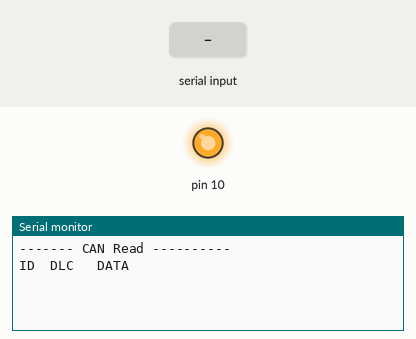
Simulated run of this sketch. Board: Arduino Uno, built with avr-gcc and run on an emulated ATmega328P. Shown: output pins drawn as LEDs (lit = HIGH), the last lines printed to the serial monitor. The test bench sets the inputs (shaded band).

Above: at 2.2 s.
2.3 s: "M90\n" received over Serial
At 3.4 s:
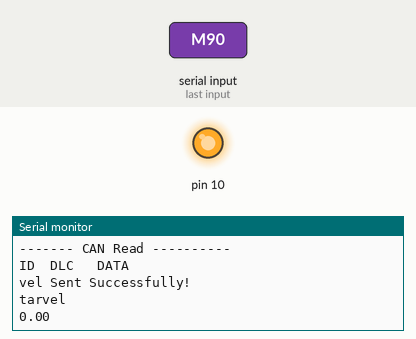
3.8 s: "p90\n" received over Serial
At 5.4 s:
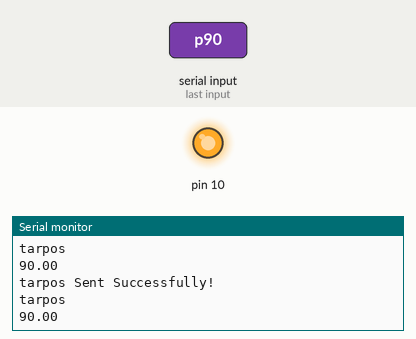

Measured:
- after the input at 2.3 s, the serial monitor: prints a new line at once (image 1)
- after the input at 3.8 s, the serial monitor: prints a new line at once (image 2)

The sketch:

can_tx_rx_mcp.ino
```cpp
#include<SPI.h>
#include<mcp2515.h>

/*
 *  author bostonrob
 *  2023.0.29
 */
struct can_frame canMsg,frame_tx;

//this is help to tranfer data type in fast way
union{
  float f;
  char buf[4];
}dataTrans;

enum ControlMode{
  vel_mode=0x02,
  pos_mode
};

enum Status{
  idle_mode=0x01,
  closeloop_mode=0x08
};

unsigned long previousMillis = 0; //
const unsigned long interval = 10000; //

float pos=0;
float vel=0;
float tarpos=0;
float tarvel=0;
String buf;

MCP2515 mcp2515(10);

void setup() {
  // put your setup code here, to run once:
  while(!Serial); //open serial
  Serial.begin(9600);
  SPI.begin();
  mcp2515.reset();
  mcp2515.setBitrate(CAN_250KBPS,MCP_8MHZ);
  mcp2515.setNormalMode();
  Serial.println("------- CAN Read ----------");
  Serial.println("ID  DLC   DATA");
  //set_axis_status(frame_tx);
  delay(1000);
  // set_control_mode(frame_tx);


}

void loop() {
 // unsigned long currentMillis = millis(); // get current time
  // put your main code here, to run repeatedly: this function will be blcok in 10ms maybe
    Getpoistion(canMsg);
    uartReceive();
   if(buf.length() > 0)
   {
      //buf=buf.substring(0,buf.length()-1);//截取字符串，舍弃最后一位 回车符
      // Run calibration sequence
       if(buf[0] == 'M' )
      {
        //解析
        buf.remove(0,1);
        int mode=buf.toInt();
        switch (mode){
          case 1:
            Serial.println("position mode");
            setControlmode(frame_tx,pos_mode);
            delay(1000);
            break;
          case 2:
            Serial.println("velocity mode");
            setControlmode(frame_tx,vel_mode);
            delay(1000);
            break;
          default:
            break;
        }
        buf="";
        set_vel(frame_tx, tarpos);
      }
       if(buf[0] == 'A' )
      {
        //解析
        buf.remove(0,1);
        int mode=buf.toInt();
        switch (mode){
          case 1:
            Serial.println("idle mode");
            set_axis_status(frame_tx,idle_mode);
            delay(1000);
            break;
          case 2:
            Serial.println("control mode");
            set_axis_status(frame_tx,closeloop_mode);
            delay(1000);
            break;
          default:
            break;
        }
        buf="";
        set_vel(frame_tx, tarpos);
      }
      if(buf[0] == 'p' )
      {
        //解析
        buf.remove(0,1);
        tarpos=buf.toFloat();
        Serial.println("tarpos");
        Serial.println(tarpos);
        delay(1000);
        buf="";
        set_pos(frame_tx, tarpos);
      }

      if(buf[0] == 'v' )
      {
        //解析
        buf.remove(0,1);
        tarvel=buf.toFloat();
        Serial.println("tarvel");
        Serial.println(tarvel);
        delay(1000);
        buf="";
        set_vel(frame_tx, tarvel);
      }


 }
}

void Askpostion(can_frame& frame_tx)
{
  frame_tx.can_id=0x029;
  frame_tx.can_dlc=8;
  frame_tx.data[0] = 0x00;
  frame_tx.data[1] = 0x00;
  frame_tx.data[2] = 0x00;
  frame_tx.data[3] = 0x00;
  frame_tx.data[4] = 0x00;
  frame_tx.data[5] = 0x00;
  frame_tx.data[6] = 0x00;
  frame_tx.data[7] = 0x00;
  // send can frame
  if (mcp2515.sendMessage(&frame_tx) ==  MCP2515::ERROR_OK)
  {
      Serial.println("CAN Frame Sent Successfully!");
  } else
  {
      Serial.println("Error Sending CAN Frame...");
  }

}
void setControlmode(can_frame& frame_tx,ControlMode mode)
{
  frame_tx.can_id=0x02b;
  frame_tx.can_dlc=8;
  frame_tx.data[0] = mode;

  frame_tx.data[1] = 0x00;
  frame_tx.data[2] = 0x00;
  frame_tx.data[3] = 0x00;
   if (mode==pos_mode){
       frame_tx.data[4] = 0x05;
   }
   else
   {
    frame_tx.data[4] = 0x02;
   }
  frame_tx.data[5] = 0x00;
  frame_tx.data[6] = 0x00;
  frame_tx.data[7] = 0x00;
  // send can frame
  if (mcp2515.sendMessage(&frame_tx) ==  MCP2515::ERROR_OK)
  {
      Serial.println("mode setting Successfully!");
  } else
  {
      Serial.println("mode setting fail");
  }

}


void set_axis_status(can_frame& frame_tx,Status mode)
{
  frame_tx.can_id=0x027;
  frame_tx.can_dlc=8;
  frame_tx.data[0] = mode;
  frame_tx.data[1] = 0x00;
  frame_tx.data[2] = 0x00;
  frame_tx.data[3] = 0x00;
  frame_tx.data[4] = 0x00;
  frame_tx.data[5] = 0x00;
  frame_tx.data[6] = 0x00;
  frame_tx.data[7] = 0x00;
  //
  if (mcp2515.sendMessage(&frame_tx) ==  MCP2515::ERROR_OK)
  {
      Serial.println("set status successful!");
  } else
  {
      Serial.println("Error Sending CAN Frame...");
  }

}


void set_pos(can_frame& frame_tx, float &tarpos)
{
  dataTrans.f=tarpos;
  frame_tx.can_id=0x02C;
  frame_tx.can_dlc=8;
  frame_tx.data[0] = dataTrans.buf[0];
  frame_tx.data[1] = dataTrans.buf[1];
  frame_tx.data[2] = dataTrans.buf[2];
  frame_tx.data[3] = dataTrans.buf[3];
  frame_tx.data[4] = 0x00;
  frame_tx.data[5] = 0x00;
  frame_tx.data[6] = 0x00;
  frame_tx.data[7] = 0x00;
  //
  if (mcp2515.sendMessage(&frame_tx) ==  MCP2515::ERROR_OK)
  {
      Serial.println("tarpos Sent Successfully!");
      Serial.println("tarpos");
      Serial.println(tarpos);
      delay(1000);
  }
  else
  {
      Serial.println("tarpos Sent fail");
  }

}


void set_vel(can_frame& frame_tx, float &tar_vel)
{
  dataTrans.f=tar_vel;
  frame_tx.can_id=0x02D;
  frame_tx.can_dlc=8;
  frame_tx.data[0] = dataTrans.buf[0];
  frame_tx.data[1] = dataTrans.buf[1];
  frame_tx.data[2] = dataTrans.buf[2];
  frame_tx.data[3] = dataTrans.buf[3];
  frame_tx.data[4] = 0x00;
  frame_tx.data[5] = 0x00;
  frame_tx.data[6] = 0x00;
  frame_tx.data[7] = 0x00;
  //
  if (mcp2515.sendMessage(&frame_tx) ==  MCP2515::ERROR_OK)
  {
      Serial.println("vel Sent Successfully!");
      Serial.println("tarvel");
      Serial.println(tarvel);
      delay(1000);
  }
  else
  {
      Serial.println("vel Sent fail");
  }

}


void Getpoistion(can_frame& canMsg)
{
   // check can receive or not
    if (mcp2515.checkReceive() == true)
    {
       if (mcp2515.readMessage(&canMsg) == MCP2515::ERROR_OK)
       {
        Serial.print(canMsg.can_id, HEX); // print ID
        Serial.print(" ");
        Serial.print(canMsg.can_dlc, HEX); // print DLC length
        Serial.print(" ");

        for (int i = 0; i<canMsg.can_dlc; i++)
        {
          Serial.print(canMsg.data[i],HEX);
          Serial.print(" ");
        }
        Serial.println();
        if(canMsg.can_id==0x029)
        {
          dataTrans.buf[0]=canMsg.data[0];
          dataTrans.buf[1]=canMsg.data[1];
          dataTrans.buf[2]=canMsg.data[2];
          dataTrans.buf[3]=canMsg.data[3];
          pos=dataTrans.f;
          dataTrans.buf[0]=canMsg.data[4];
          dataTrans.buf[1]=canMsg.data[5];
          dataTrans.buf[2]=canMsg.data[6];
          dataTrans.buf[3]=canMsg.data[7];
          vel=dataTrans.f;
//          Serial.print("pos");
//          Serial.println(pos);
//          Serial.print("vel");
//          Serial.println(vel);
        }
      }
    }
    else
    {
      //Serial.println("no can data");
      return;
    }
}

//this is for me to send command in serial monitor
void uartReceive(){
    while (Serial.available()>0)
   {
    buf += char(Serial.read());
    delay(5);                    //延时防止乱码
   }


}
```
